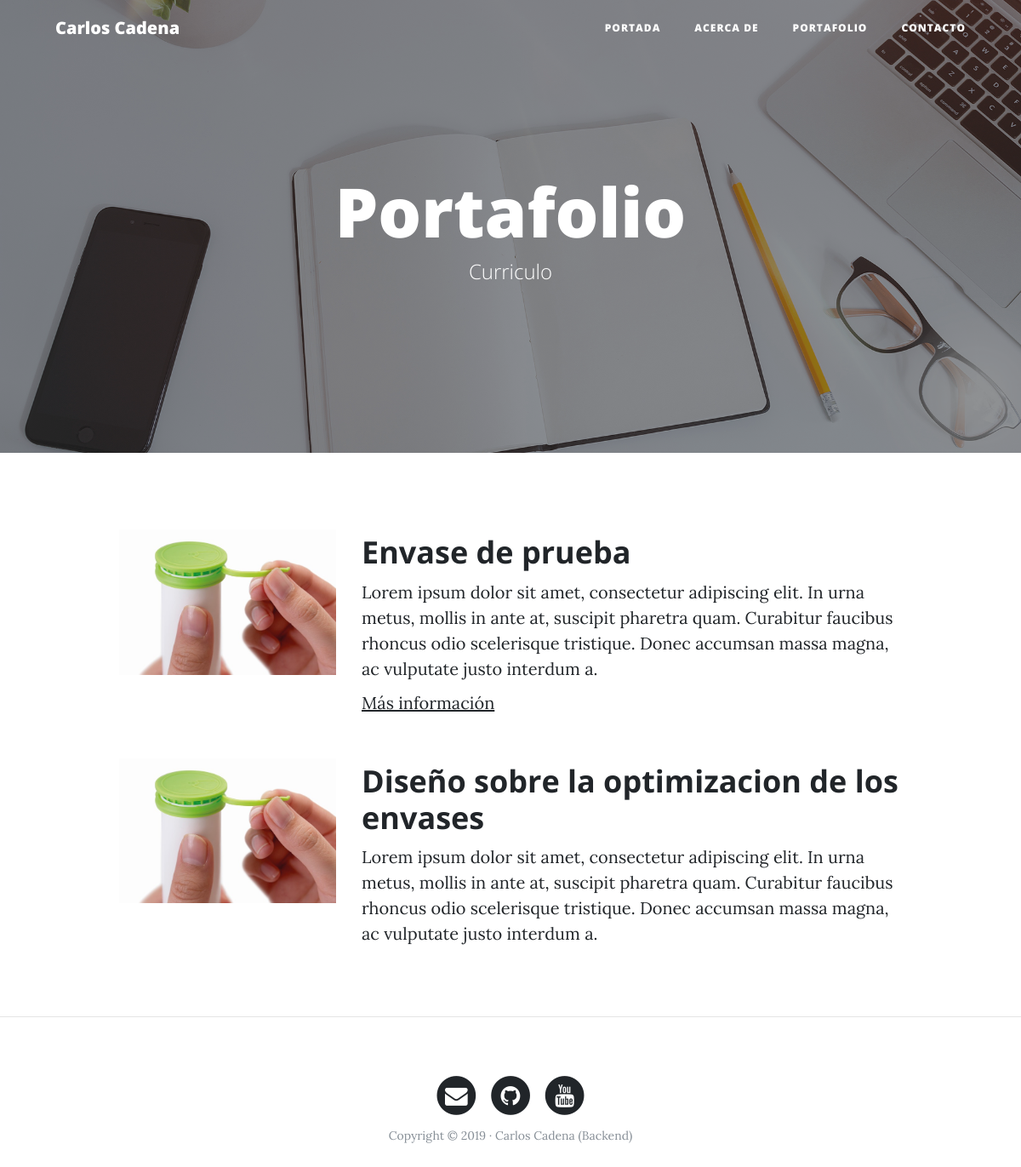
The page /portafolio/ on the database its author committed.
### portafolio/models.py (models this page shows, shortened)
class Project(models.Model):
    title = models.CharField(max_length=200, verbose_name="titulo")
    description = models.TextField(verbose_name="descripcion")
    image = models.ImageField(verbose_name="imagen", upload_to="projects")
    link = models.URLField(null=True,blank=True, verbose_name="Direccion Web")
    created = models.DateTimeField(auto_now_add=True,verbose_name="fecha de creacion")
    updated = models.DateTimeField(auto_now=True, verbose_name="fecha de edicion")
    class Meta:
        verbose_name = "proyecto"
        verbose_name_plural = "proyectos"
        ordering = ["-created"]

### portafolio/views.py (the view)
# urls.py: path('portafolio/',portafolio_views.portafolio, name="portafolio"),
def portafolio(request):
       projects = Project.objects.all()
       return render(request,"portafolio/portafolio.html",{'projects': projects})

### portafolio/templates/portafolio/portafolio.html (shortened to what this page needs)
{% extends 'core/base.html'%}
{% block background%} {% load static %}{% static 'core/img/portfolio-bg.jpg' %}{% endblock %}
{% block header %}
<h1>Portafolio</h1>
<span class="subheading">Curriculo</span>
{% endblock %}
{% block content %}
	{% for project in projects %}
	      <div class="row project">
	      	<div class="col-lg-3 col-md-4 offset-lg-1">
			      <img class="img-fluid" src="{{project.image.url}}" alt="">
	      	</div>
	        <div class="col-lg-7 col-md-8">
	      		<h2 class="section-heading title">{{project.title}}</h2>
	          <p>{{project.description}}</p>
						{% if project.link %}
	          <p><a href="{{project.link}}">Más información</a></p>
						{% endif %}
					</div>
				</div>
	{% endfor %}
{% endblock %}

### core/templates/core/base.html (shortened to what this page needs)
<!DOCTYPE html>
<html lang="es">
  <head>
    {% load static %}
    <link href="{% static 'core/vendor/bootstrap/css/bootstrap.min.css' %}" rel="stylesheet">
    <link href="{% static 'core/vendor/font-awesome/css/font-awesome.min.css' %}" rel="stylesheet" type="text/css">
    <link href="{% static 'core/css/clean-blog.min.css' %}" rel="stylesheet">
  </head>
  <body>
    <nav class="navbar navbar-expand-lg navbar-light fixed-top" id="mainNav">
      <div class="container">
        <a class="navbar-brand" href="{% url 'home' %}">Carlos Cadena</a>
        <div class="collapse navbar-collapse" id="navbarResponsive">
          <ul class="navbar-nav ml-auto">
            <li class="nav-item">
              <a class="nav-link" href="{% url 'home' %}">Portada</a>
            </li>
            <li class="nav-item">
              <a class="nav-link" href="{% url 'about' %}">Acerca de</a>
            </li>
            <li class="nav-item">
              <a class="nav-link" href="{% url 'portafolio' %}">Portafolio</a>
            </li>
            <li class="nav-item">
              <a class="nav-link" href="{% url 'contacto' %}">Contacto</a>
            </li>
          </ul>
        </div>
      </div>
    </nav>
    <header class="masthead" style="background-image: url('{% block background %}{% endblock %}')">
      <div class="overlay"></div>
      <div class="container">
        <div class="row">
          <div class="col-lg-8 col-md-10 mx-auto">
            <div class="site-heading">
                {% block header %}{% endblock %}
            </div>
          </div>
        </div>
      </div>
    </header>
    <div class="container">
        {% block content %}{% endblock %}
    </div>
    {% if reques.path != "/"%}<hr>{% endif %}
    <footer>
      <div class="container">
        <div class="row">
          <div class="col-lg-8 col-md-10 mx-auto">
            <ul class="list-inline text-center">
              <li class="list-inline-item">
                <a href="#">
                  <span class="fa-stack fa-lg">
                    <i class="fa fa-circle fa-stack-2x"></i>
                    <i class="fa fa-envelope fa-stack-1x fa-inverse"></i>
                  </span>
                </a>
              </li>
              <li class="list-inline-item">
                <a href="#">
                  <span class="fa-stack fa-lg">
                    <i class="fa fa-circle fa-stack-2x"></i>
                    <i class="fa fa-github fa-stack-1x fa-inverse"></i>
                  </span>
                </a>
              </li>
              <li class="list-inline-item">
                <a href="#">
                  <span class="fa-stack fa-lg">
                    <i class="fa fa-circle fa-stack-2x"></i>
                    <i class="fa fa-youtube fa-stack-1x fa-inverse"></i>
                  </span>
                </a>
              </li>
            </ul>
            <p class="copyright text-muted">Copyright &copy; 2019 · Carlos Cadena (Backend) </p>
          </div>
        </div>
      </div>
    </footer>
  </body>
</html>

### rows shown on the page
Project: image (picture), title "Envase de prueba", description "Lorem ipsum dolor sit amet, consectetur adipiscing elit. In urna metus, mollis in ante at, suscipit pharetra quam. Curabitur faucibus rhoncus odio scelerisque tristique. Donec accumsan massa magna, ac vulputate justo interdum a."
Project: image (picture), title "Diseño sobre la optimizacion de los envases", description "Lorem ipsum dolor sit amet, consectetur adipiscing elit. In urna metus, mollis in ante at, suscipit pharetra quam. Curabitur faucibus rhoncus odio scelerisque tristique. Donec accumsan massa magna, ac vulputate justo interdum a."
